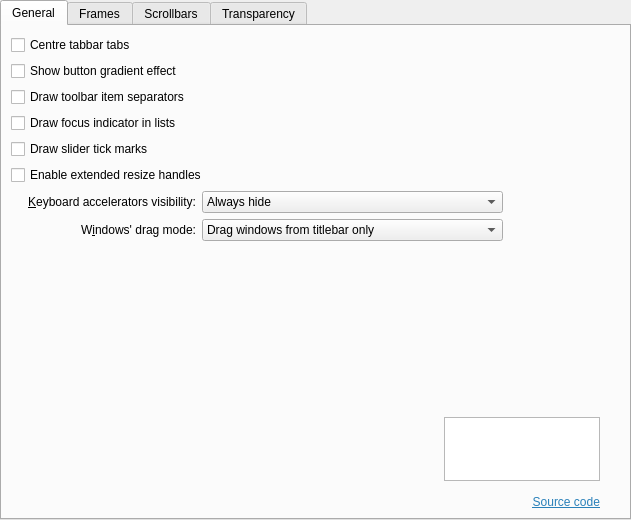
<?xml version="1.0" encoding="UTF-8"?>
<ui version="4.0">
 <class>BreezeStyleConfig</class>
 <widget class="QWidget" name="BreezeStyleConfig">
  <property name="geometry">
   <rect>
    <x>0</x>
    <y>0</y>
    <width>631</width>
    <height>520</height>
   </rect>
  </property>
  <property name="sizePolicy">
   <sizepolicy hsizetype="Preferred" vsizetype="Preferred">
    <horstretch>0</horstretch>
    <verstretch>0</verstretch>
   </sizepolicy>
  </property>
  <layout class="QVBoxLayout" name="verticalLayout_2">
   <property name="leftMargin">
    <number>0</number>
   </property>
   <property name="topMargin">
    <number>0</number>
   </property>
   <property name="rightMargin">
    <number>0</number>
   </property>
   <property name="bottomMargin">
    <number>0</number>
   </property>
   <item>
    <widget class="QTabWidget" name="tabWidget">
     <property name="currentIndex">
      <number>0</number>
     </property>
     <widget class="QWidget" name="tab_General">
      <attribute name="title">
       <string>General</string>
      </attribute>
      <layout class="QGridLayout" name="gridLayout">
       <item row="25" column="0" colspan="6">
        <layout class="QGridLayout" name="gridLayout_4">
         <property name="spacing">
          <number>0</number>
         </property>
         <item row="1" column="2">
          <spacer name="horizontalSpacer_7">
           <property name="orientation">
            <enum>Qt::Horizontal</enum>
           </property>
           <property name="sizeType">
            <enum>QSizePolicy::Fixed</enum>
           </property>
           <property name="sizeHint" stdset="0">
            <size>
             <width>20</width>
             <height>20</height>
            </size>
           </property>
          </spacer>
         </item>
         <item row="1" column="1">
          <widget class="QGraphicsView" name="graphicsView">
           <property name="sizePolicy">
            <sizepolicy hsizetype="Fixed" vsizetype="Fixed">
             <horstretch>0</horstretch>
             <verstretch>0</verstretch>
            </sizepolicy>
           </property>
           <property name="minimumSize">
            <size>
             <width>156</width>
             <height>64</height>
            </size>
           </property>
           <property name="maximumSize">
            <size>
             <width>156</width>
             <height>64</height>
            </size>
           </property>
           <property name="baseSize">
            <size>
             <width>156</width>
             <height>64</height>
            </size>
           </property>
           <property name="layoutDirection">
            <enum>Qt::LeftToRight</enum>
           </property>
           <property name="styleSheet">
            <string notr="true">border-image: url(:/images/Klassy_logo.svg);</string>
           </property>
           <property name="interactive">
            <bool>false</bool>
           </property>
           <property name="alignment">
            <set>Qt::AlignBottom|Qt::AlignRight|Qt::AlignTrailing</set>
           </property>
           <property name="rubberBandSelectionMode">
            <enum>Qt::IntersectsItemShape</enum>
           </property>
          </widget>
         </item>
         <item row="1" column="0">
          <spacer name="horizontalSpacer_3">
           <property name="orientation">
            <enum>Qt::Horizontal</enum>
           </property>
           <property name="sizeHint" stdset="0">
            <size>
             <width>40</width>
             <height>20</height>
            </size>
           </property>
          </spacer>
         </item>
         <item row="5" column="1">
          <layout class="QVBoxLayout" name="verticalLayout_6">
           <property name="spacing">
            <number>0</number>
           </property>
           <item>
            <widget class="QLabel" name="_version">
             <property name="text">
              <string>&lt;version&gt;</string>
             </property>
             <property name="alignment">
              <set>Qt::AlignBottom|Qt::AlignRight|Qt::AlignTrailing</set>
             </property>
            </widget>
           </item>
           <item>
            <widget class="QLabel" name="label_24">
             <property name="text">
              <string>&lt;html&gt;&lt;head/&gt;&lt;body&gt;&lt;p&gt;&lt;a href=&quot;https://github.com/paulmcauley/klassy&quot;&gt;&lt;span style=&quot; text-decoration: underline; color:#2980b9;&quot;&gt;Source code&lt;/span&gt;&lt;/a&gt;&lt;/p&gt;&lt;/body&gt;&lt;/html&gt;</string>
             </property>
             <property name="alignment">
              <set>Qt::AlignRight|Qt::AlignTrailing|Qt::AlignVCenter</set>
             </property>
             <property name="openExternalLinks">
              <bool>true</bool>
             </property>
            </widget>
           </item>
          </layout>
         </item>
        </layout>
       </item>
       <item row="0" column="0" colspan="2">
        <widget class="QCheckBox" name="_tabBarDrawCenteredTabs">
         <property name="text">
          <string>Centre tabbar tabs</string>
         </property>
        </widget>
       </item>
       <item row="20" column="0" colspan="2">
        <widget class="QLabel" name="_windowDragLabel">
         <property name="sizePolicy">
          <sizepolicy hsizetype="Preferred" vsizetype="Preferred">
           <horstretch>0</horstretch>
           <verstretch>0</verstretch>
          </sizepolicy>
         </property>
         <property name="text">
          <string>W&amp;indows' drag mode:</string>
         </property>
         <property name="alignment">
          <set>Qt::AlignRight|Qt::AlignTrailing|Qt::AlignVCenter</set>
         </property>
         <property name="buddy">
          <cstring>_windowDragMode</cstring>
         </property>
        </widget>
       </item>
       <item row="19" column="2" colspan="3">
        <widget class="QComboBox" name="_mnemonicsMode">
         <item>
          <property name="text">
           <string>Always hide</string>
          </property>
         </item>
         <item>
          <property name="text">
           <string>Show when Alt key is pressed</string>
          </property>
         </item>
         <item>
          <property name="text">
           <string>Always show</string>
          </property>
         </item>
        </widget>
       </item>
       <item row="21" column="0" rowspan="3" colspan="3">
        <spacer name="verticalSpacer">
         <property name="orientation">
          <enum>Qt::Vertical</enum>
         </property>
         <property name="sizeHint" stdset="0">
          <size>
           <width>20</width>
           <height>60</height>
          </size>
         </property>
        </spacer>
       </item>
       <item row="10" column="0">
        <widget class="QCheckBox" name="_buttonGradient">
         <property name="text">
          <string>Show button gradient effect</string>
         </property>
        </widget>
       </item>
       <item row="17" column="0" colspan="2">
        <widget class="QCheckBox" name="_sliderDrawTickMarks">
         <property name="text">
          <string>Draw slider tick marks</string>
         </property>
        </widget>
       </item>
       <item row="19" column="0" colspan="2">
        <widget class="QLabel" name="_mnemonicsLabel">
         <property name="text">
          <string>&amp;Keyboard accelerators visibility:</string>
         </property>
         <property name="alignment">
          <set>Qt::AlignRight|Qt::AlignTrailing|Qt::AlignVCenter</set>
         </property>
         <property name="buddy">
          <cstring>_mnemonicsMode</cstring>
         </property>
        </widget>
       </item>
       <item row="15" column="0" colspan="2">
        <widget class="QCheckBox" name="_viewDrawFocusIndicator">
         <property name="text">
          <string>Draw focus indicator in lists</string>
         </property>
        </widget>
       </item>
       <item row="20" column="2" colspan="3">
        <widget class="QComboBox" name="_windowDragMode">
         <property name="sizePolicy">
          <sizepolicy hsizetype="Preferred" vsizetype="Fixed">
           <horstretch>0</horstretch>
           <verstretch>0</verstretch>
          </sizepolicy>
         </property>
         <item>
          <property name="text">
           <string>Drag windows from titlebar only</string>
          </property>
         </item>
         <item>
          <property name="text">
           <string>Drag windows from titlebar, menubar and toolbars</string>
          </property>
         </item>
         <item>
          <property name="text">
           <string>Drag windows from all empty areas</string>
          </property>
         </item>
        </widget>
       </item>
       <item row="18" column="0" colspan="3">
        <widget class="QCheckBox" name="_splitterProxyEnabled">
         <property name="text">
          <string>Enable extended resize handles</string>
         </property>
        </widget>
       </item>
       <item row="19" column="5">
        <spacer name="horizontalSpacer_2">
         <property name="orientation">
          <enum>Qt::Horizontal</enum>
         </property>
         <property name="sizeHint" stdset="0">
          <size>
           <width>100</width>
           <height>20</height>
          </size>
         </property>
        </spacer>
       </item>
       <item row="11" column="0">
        <widget class="QCheckBox" name="_toolBarDrawItemSeparator">
         <property name="text">
          <string>Draw toolbar item separators</string>
         </property>
        </widget>
       </item>
      </layout>
     </widget>
     <widget class="QWidget" name="tab_Frames">
      <attribute name="title">
       <string>Frames</string>
      </attribute>
      <layout class="QVBoxLayout" name="verticalLayout_3">
       <item>
        <widget class="QCheckBox" name="_dockWidgetDrawFrame">
         <property name="text">
          <string>Draw frame around dockable panels</string>
         </property>
        </widget>
       </item>
       <item>
        <widget class="QCheckBox" name="_sidePanelDrawFrame">
         <property name="text">
          <string>Draw frame around side panels</string>
         </property>
        </widget>
       </item>
       <item>
        <widget class="QCheckBox" name="_menuItemDrawThinFocus">
         <property name="text">
          <string>Draw a thin line to indicate focus in menus and menubars</string>
         </property>
        </widget>
       </item>
       <item>
        <spacer name="verticalSpacer_3">
         <property name="orientation">
          <enum>Qt::Vertical</enum>
         </property>
         <property name="sizeHint" stdset="0">
          <size>
           <width>20</width>
           <height>117</height>
          </size>
         </property>
        </spacer>
       </item>
      </layout>
     </widget>
     <widget class="QWidget" name="tab_Scrollbars">
      <attribute name="title">
       <string>Scrollbars</string>
      </attribute>
      <layout class="QVBoxLayout" name="verticalLayout">
       <item>
        <layout class="QFormLayout" name="formLayout_4">
         <property name="leftMargin">
          <number>8</number>
         </property>
         <property name="topMargin">
          <number>8</number>
         </property>
         <property name="rightMargin">
          <number>8</number>
         </property>
         <property name="bottomMargin">
          <number>8</number>
         </property>
         <item row="0" column="0">
          <widget class="QLabel" name="label_10">
           <property name="text">
            <string>Scrollbar top/bottom margins:</string>
           </property>
          </widget>
         </item>
         <item row="0" column="1">
          <widget class="QSpinBox" name="_scrollBarTopBottomMargins"/>
         </item>
        </layout>
       </item>
       <item>
        <spacer name="verticalSpacer_6">
         <property name="orientation">
          <enum>Qt::Vertical</enum>
         </property>
         <property name="sizeType">
          <enum>QSizePolicy::Fixed</enum>
         </property>
         <property name="sizeHint" stdset="0">
          <size>
           <width>20</width>
           <height>15</height>
          </size>
         </property>
        </spacer>
       </item>
       <item>
        <widget class="QGroupBox" name="groupBox">
         <property name="title">
          <string>Arrow buttons</string>
         </property>
         <layout class="QVBoxLayout" name="verticalLayout_4">
          <item>
           <layout class="QGridLayout" name="gridLayout_3">
            <item row="1" column="3">
             <widget class="QStackedWidget" name="stackedWidget_2">
              <property name="currentIndex">
               <number>0</number>
              </property>
              <widget class="QWidget" name="page_bottom_no_buttons">
               <layout class="QFormLayout" name="formLayout_3"/>
              </widget>
              <widget class="QWidget" name="page_bottom_one_button">
               <layout class="QFormLayout" name="formLayout_6">
                <item row="0" column="0">
                 <widget class="QLabel" name="label_4">
                  <property name="text">
                   <string>Space between arrow and groove:</string>
                  </property>
                  <property name="buddy">
                   <cstring>_scrollBarBottomOneButtonSpacing</cstring>
                  </property>
                 </widget>
                </item>
                <item row="0" column="1">
                 <widget class="QSpinBox" name="_scrollBarBottomOneButtonSpacing">
                  <property name="minimum">
                   <number>-10</number>
                  </property>
                  <property name="maximum">
                   <number>10</number>
                  </property>
                 </widget>
                </item>
               </layout>
              </widget>
              <widget class="QWidget" name="page_bottom_two_buttons">
               <layout class="QFormLayout" name="formLayout_8">
                <item row="0" column="0">
                 <widget class="QLabel" name="label_7">
                  <property name="text">
                   <string>Space between arrows and groove:</string>
                  </property>
                  <property name="buddy">
                   <cstring>_scrollBarBottomTwoButtonSpacing</cstring>
                  </property>
                 </widget>
                </item>
                <item row="0" column="1">
                 <widget class="QSpinBox" name="_scrollBarBottomTwoButtonSpacing">
                  <property name="minimum">
                   <number>-10</number>
                  </property>
                  <property name="maximum">
                   <number>10</number>
                  </property>
                 </widget>
                </item>
               </layout>
              </widget>
             </widget>
            </item>
            <item row="2" column="0">
             <widget class="QCheckBox" name="_autoHideArrows">
              <property name="text">
               <string>Auto-hide arrows</string>
              </property>
             </widget>
            </item>
            <item row="0" column="3">
             <widget class="QStackedWidget" name="stackedWidget">
              <property name="currentIndex">
               <number>0</number>
              </property>
              <widget class="QWidget" name="page_top_no_buttons">
               <layout class="QFormLayout" name="formLayout"/>
              </widget>
              <widget class="QWidget" name="page_top_one_button">
               <layout class="QFormLayout" name="formLayout_5">
                <item row="0" column="0">
                 <widget class="QLabel" name="label_3">
                  <property name="text">
                   <string>Space between arrow and groove:</string>
                  </property>
                  <property name="buddy">
                   <cstring>_scrollBarTopOneButtonSpacing</cstring>
                  </property>
                 </widget>
                </item>
                <item row="0" column="1">
                 <widget class="QSpinBox" name="_scrollBarTopOneButtonSpacing">
                  <property name="minimum">
                   <number>-10</number>
                  </property>
                  <property name="maximum">
                   <number>10</number>
                  </property>
                 </widget>
                </item>
               </layout>
              </widget>
              <widget class="QWidget" name="page_top_two_buttons">
               <layout class="QFormLayout" name="formLayout_7">
                <item row="0" column="1">
                 <widget class="QSpinBox" name="_scrollBarTopTwoButtonSpacing">
                  <property name="minimum">
                   <number>-10</number>
                  </property>
                  <property name="maximum">
                   <number>10</number>
                  </property>
                 </widget>
                </item>
                <item row="0" column="0">
                 <widget class="QLabel" name="label_6">
                  <property name="text">
                   <string>Space between arrows and groove:</string>
                  </property>
                 </widget>
                </item>
               </layout>
              </widget>
             </widget>
            </item>
            <item row="0" column="1">
             <widget class="QComboBox" name="_scrollBarSubLineButtons">
              <item>
               <property name="text">
                <string>No Buttons</string>
               </property>
              </item>
              <item>
               <property name="text">
                <string>One Button</string>
               </property>
              </item>
              <item>
               <property name="text">
                <string>Two Buttons</string>
               </property>
              </item>
             </widget>
            </item>
            <item row="1" column="0">
             <widget class="QLabel" name="_scrollBarAddLineLabel">
              <property name="text">
               <string>Bottom arrow button t&amp;ype:</string>
              </property>
              <property name="alignment">
               <set>Qt::AlignRight|Qt::AlignTrailing|Qt::AlignVCenter</set>
              </property>
              <property name="buddy">
               <cstring>_scrollBarAddLineButtons</cstring>
              </property>
             </widget>
            </item>
            <item row="1" column="1">
             <widget class="QComboBox" name="_scrollBarAddLineButtons">
              <item>
               <property name="text">
                <string>No Buttons</string>
               </property>
              </item>
              <item>
               <property name="text">
                <string>One Button</string>
               </property>
              </item>
              <item>
               <property name="text">
                <string>Two Buttons</string>
               </property>
              </item>
             </widget>
            </item>
            <item row="0" column="0">
             <widget class="QLabel" name="_scrollBarSubLineLabel">
              <property name="text">
               <string>&amp;Top arrow button type:</string>
              </property>
              <property name="alignment">
               <set>Qt::AlignRight|Qt::AlignTrailing|Qt::AlignVCenter</set>
              </property>
              <property name="buddy">
               <cstring>_scrollBarSubLineButtons</cstring>
              </property>
             </widget>
            </item>
            <item row="0" column="2">
             <spacer name="horizontalSpacer">
              <property name="orientation">
               <enum>Qt::Horizontal</enum>
              </property>
              <property name="sizeHint" stdset="0">
               <size>
                <width>40</width>
                <height>20</height>
               </size>
              </property>
             </spacer>
            </item>
           </layout>
          </item>
         </layout>
        </widget>
       </item>
       <item>
        <spacer name="verticalSpacer_2">
         <property name="orientation">
          <enum>Qt::Vertical</enum>
         </property>
         <property name="sizeType">
          <enum>QSizePolicy::Fixed</enum>
         </property>
         <property name="sizeHint" stdset="0">
          <size>
           <width>20</width>
           <height>15</height>
          </size>
         </property>
        </spacer>
       </item>
       <item>
        <widget class="QGroupBox" name="groupBox_2">
         <property name="title">
          <string>Groove/Slider</string>
         </property>
         <layout class="QVBoxLayout" name="verticalLayout_5">
          <item>
           <layout class="QFormLayout" name="formLayout_2">
            <item row="1" column="0">
             <widget class="QLabel" name="label">
              <property name="text">
               <string>Slider thickness when mouse is over:</string>
              </property>
              <property name="buddy">
               <cstring>_scrollBarSliderThicknessMouseOver</cstring>
              </property>
             </widget>
            </item>
            <item row="1" column="1">
             <widget class="QSpinBox" name="_scrollBarSliderThicknessMouseOver">
              <property name="minimumSize">
               <size>
                <width>74</width>
                <height>0</height>
               </size>
              </property>
              <property name="minimum">
               <number>1</number>
              </property>
              <property name="maximum">
               <number>50</number>
              </property>
             </widget>
            </item>
            <item row="2" column="0">
             <widget class="QLabel" name="label_2">
              <property name="text">
               <string>Slider thickness when mouse is not over:</string>
              </property>
              <property name="buddy">
               <cstring>_scrollBarSliderThicknessMouseNotOverPercent</cstring>
              </property>
             </widget>
            </item>
            <item row="2" column="1">
             <widget class="QSpinBox" name="_scrollBarSliderThicknessMouseNotOverPercent">
              <property name="suffix">
               <string> %</string>
              </property>
              <property name="minimum">
               <number>1</number>
              </property>
              <property name="maximum">
               <number>100</number>
              </property>
             </widget>
            </item>
            <item row="3" column="1">
             <widget class="QSpinBox" name="_scrollBarSliderPadding">
              <property name="minimumSize">
               <size>
                <width>74</width>
                <height>0</height>
               </size>
              </property>
              <property name="maximum">
               <number>20</number>
              </property>
             </widget>
            </item>
            <item row="3" column="0">
             <widget class="QLabel" name="label_5">
              <property name="text">
               <string>Slider side padding:</string>
              </property>
              <property name="buddy">
               <cstring>_scrollBarSliderPadding</cstring>
              </property>
             </widget>
            </item>
            <item row="4" column="1">
             <widget class="QSpinBox" name="_scrollBarMinSliderHeight">
              <property name="minimumSize">
               <size>
                <width>74</width>
                <height>0</height>
               </size>
              </property>
              <property name="minimum">
               <number>5</number>
              </property>
              <property name="maximum">
               <number>80</number>
              </property>
              <property name="singleStep">
               <number>2</number>
              </property>
             </widget>
            </item>
            <item row="4" column="0">
             <widget class="QLabel" name="label_8">
              <property name="text">
               <string>Slider minimum height:</string>
              </property>
              <property name="buddy">
               <cstring>_scrollBarMinSliderHeight</cstring>
              </property>
             </widget>
            </item>
           </layout>
          </item>
         </layout>
        </widget>
       </item>
       <item>
        <spacer name="verticalSpacer_4">
         <property name="orientation">
          <enum>Qt::Vertical</enum>
         </property>
         <property name="sizeHint" stdset="0">
          <size>
           <width>20</width>
           <height>40</height>
          </size>
         </property>
        </spacer>
       </item>
      </layout>
     </widget>
     <widget class="QWidget" name="tab_Transparency">
      <attribute name="title">
       <string>Transparency</string>
      </attribute>
      <layout class="QGridLayout" name="gridLayout_2">
       <item row="10" column="1">
        <spacer name="verticalSpacer_5">
         <property name="orientation">
          <enum>Qt::Vertical</enum>
         </property>
         <property name="sizeHint" stdset="0">
          <size>
           <width>20</width>
           <height>40</height>
          </size>
         </property>
        </spacer>
       </item>
       <item row="1" column="1">
        <layout class="QHBoxLayout" name="horizontalLayout_2">
         <item>
          <widget class="QLabel" name="_menuOpacityTransparentLabel">
           <property name="text">
            <string>Transparent</string>
           </property>
          </widget>
         </item>
         <item>
          <spacer name="horizontalSpacer_6">
           <property name="orientation">
            <enum>Qt::Horizontal</enum>
           </property>
           <property name="sizeHint" stdset="0">
            <size>
             <width>40</width>
             <height>20</height>
            </size>
           </property>
          </spacer>
         </item>
         <item>
          <widget class="QLabel" name="_menuOpacityOpaqueLabel">
           <property name="sizePolicy">
            <sizepolicy hsizetype="Minimum" vsizetype="Preferred">
             <horstretch>0</horstretch>
             <verstretch>0</verstretch>
            </sizepolicy>
           </property>
           <property name="text">
            <string>Opaque</string>
           </property>
          </widget>
         </item>
        </layout>
       </item>
       <item row="7" column="0" colspan="2">
        <layout class="QHBoxLayout" name="horizontalLayout">
         <item>
          <widget class="QLabel" name="_menuGroupDescription">
           <property name="text">
            <string>Menu:</string>
           </property>
          </widget>
         </item>
         <item>
          <widget class="QSlider" name="_menuOpacity">
           <property name="minimum">
            <number>0</number>
           </property>
           <property name="maximum">
            <number>100</number>
           </property>
           <property name="singleStep">
            <number>1</number>
           </property>
           <property name="pageStep">
            <number>10</number>
           </property>
           <property name="value">
            <number>100</number>
           </property>
           <property name="orientation">
            <enum>Qt::Horizontal</enum>
           </property>
           <property name="invertedAppearance">
            <bool>false</bool>
           </property>
           <property name="invertedControls">
            <bool>false</bool>
           </property>
           <property name="tickPosition">
            <enum>QSlider::TicksBelow</enum>
           </property>
           <property name="tickInterval">
            <number>10</number>
           </property>
          </widget>
         </item>
        </layout>
       </item>
       <item row="1" column="0">
        <spacer name="horizontalSpacer_5">
         <property name="orientation">
          <enum>Qt::Horizontal</enum>
         </property>
         <property name="sizeType">
          <enum>QSizePolicy::Fixed</enum>
         </property>
         <property name="sizeHint" stdset="0">
          <size>
           <width>40</width>
           <height>20</height>
          </size>
         </property>
        </spacer>
       </item>
       <item row="9" column="0" colspan="2">
        <spacer name="horizontalSpacer_4">
         <property name="orientation">
          <enum>Qt::Horizontal</enum>
         </property>
         <property name="sizeType">
          <enum>QSizePolicy::Preferred</enum>
         </property>
         <property name="sizeHint" stdset="0">
          <size>
           <width>542</width>
           <height>20</height>
          </size>
         </property>
        </spacer>
       </item>
      </layout>
     </widget>
    </widget>
   </item>
  </layout>
 </widget>
 <tabstops>
  <tabstop>tabWidget</tabstop>
  <tabstop>_tabBarDrawCenteredTabs</tabstop>
  <tabstop>_buttonGradient</tabstop>
  <tabstop>_toolBarDrawItemSeparator</tabstop>
  <tabstop>_viewDrawFocusIndicator</tabstop>
  <tabstop>_sliderDrawTickMarks</tabstop>
  <tabstop>_viewDrawFocusIndicator</tabstop>
  <tabstop>_splitterProxyEnabled</tabstop>
  <tabstop>_mnemonicsMode</tabstop>
  <tabstop>_windowDragMode</tabstop>
  <tabstop>_dockWidgetDrawFrame</tabstop>
  <tabstop>_sidePanelDrawFrame</tabstop>
  <tabstop>_menuItemDrawThinFocus</tabstop>
  <tabstop>_scrollBarTopBottomMargins</tabstop>
  <tabstop>_scrollBarSubLineButtons</tabstop>
  <tabstop>_scrollBarTopOneButtonSpacing</tabstop>
  <tabstop>_scrollBarTopTwoButtonSpacing</tabstop>
  <tabstop>_scrollBarAddLineButtons</tabstop>
  <tabstop>_scrollBarBottomOneButtonSpacing</tabstop>
  <tabstop>_scrollBarBottomTwoButtonSpacing</tabstop>
  <tabstop>_autoHideArrows</tabstop>
  <tabstop>_scrollBarSliderThicknessMouseOver</tabstop>
  <tabstop>_scrollBarSliderThicknessMouseNotOverPercent</tabstop>
  <tabstop>_scrollBarSliderPadding</tabstop>
  <tabstop>_scrollBarMinSliderHeight</tabstop>
  <tabstop>_menuOpacity</tabstop>
  <tabstop>graphicsView</tabstop>
 </tabstops>
 <resources/>
 <connections>
  <connection>
   <sender>_scrollBarSubLineButtons</sender>
   <signal>currentIndexChanged(int)</signal>
   <receiver>stackedWidget</receiver>
   <slot>setCurrentIndex(int)</slot>
   <hints>
    <hint type="sourcelabel">
     <x>301</x>
     <y>186</y>
    </hint>
    <hint type="destinationlabel">
     <x>611</x>
     <y>192</y>
    </hint>
   </hints>
  </connection>
  <connection>
   <sender>_scrollBarAddLineButtons</sender>
   <signal>currentIndexChanged(int)</signal>
   <receiver>stackedWidget_2</receiver>
   <slot>setCurrentIndex(int)</slot>
   <hints>
    <hint type="sourcelabel">
     <x>301</x>
     <y>236</y>
    </hint>
    <hint type="destinationlabel">
     <x>611</x>
     <y>242</y>
    </hint>
   </hints>
  </connection>
  <connection>
   <sender>_scrollBarTopOneButtonSpacing</sender>
   <signal>valueChanged(int)</signal>
   <receiver>_scrollBarBottomOneButtonSpacing</receiver>
   <slot>setValue(int)</slot>
   <hints>
    <hint type="sourcelabel">
     <x>599</x>
     <y>186</y>
    </hint>
    <hint type="destinationlabel">
     <x>599</x>
     <y>236</y>
    </hint>
   </hints>
  </connection>
  <connection>
   <sender>_scrollBarBottomOneButtonSpacing</sender>
   <signal>valueChanged(int)</signal>
   <receiver>_scrollBarTopOneButtonSpacing</receiver>
   <slot>setValue(int)</slot>
   <hints>
    <hint type="sourcelabel">
     <x>599</x>
     <y>236</y>
    </hint>
    <hint type="destinationlabel">
     <x>599</x>
     <y>186</y>
    </hint>
   </hints>
  </connection>
  <connection>
   <sender>_scrollBarTopTwoButtonSpacing</sender>
   <signal>valueChanged(int)</signal>
   <receiver>_scrollBarBottomTwoButtonSpacing</receiver>
   <slot>setValue(int)</slot>
   <hints>
    <hint type="sourcelabel">
     <x>566</x>
     <y>176</y>
    </hint>
    <hint type="destinationlabel">
     <x>566</x>
     <y>219</y>
    </hint>
   </hints>
  </connection>
  <connection>
   <sender>_scrollBarBottomTwoButtonSpacing</sender>
   <signal>valueChanged(int)</signal>
   <receiver>_scrollBarTopTwoButtonSpacing</receiver>
   <slot>setValue(int)</slot>
   <hints>
    <hint type="sourcelabel">
     <x>576</x>
     <y>215</y>
    </hint>
    <hint type="destinationlabel">
     <x>584</x>
     <y>180</y>
    </hint>
   </hints>
  </connection>
 </connections>
</ui>
